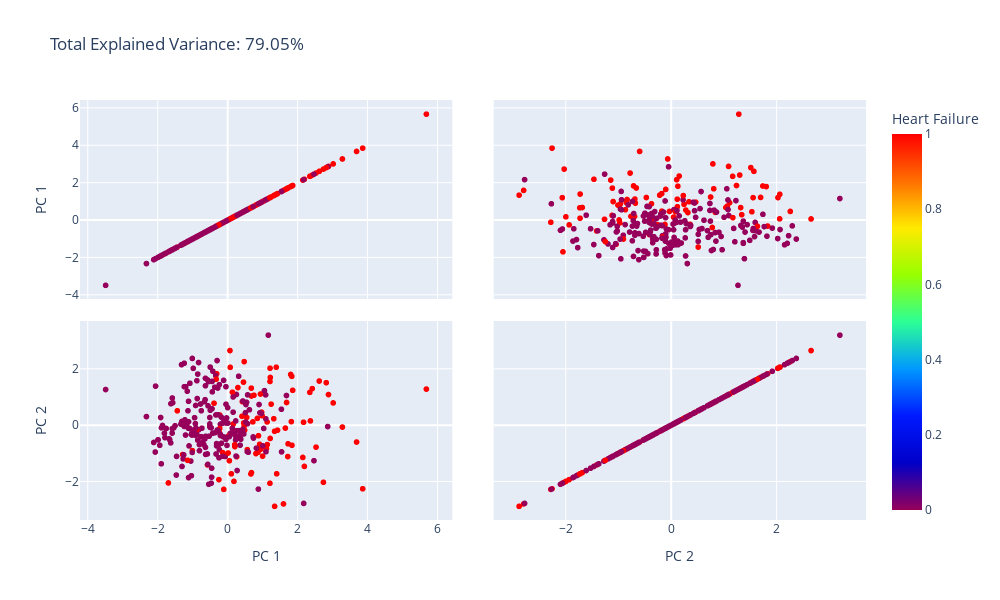

Notebook source saved alongside this figure:
### Markdown cell above
## How PCA is done!

$$ max||Xu||^{2} \hspace{0.25cm} s.t. \hspace{0.25cm} u^{T}u = 1 $$

$$ \mathcal{L} (u, \lambda) = ||Xu||^{2} - \lambda(u^{T}u - 1)$$

$$ \frac{d}{du} = 2X^{T}X - 2\lambda u $$

$$ 2X^{T}X - 2\lambda u = 0 $$

$$ 2X^{T}X = 2\lambda u $$

$$ X^{T}X = \lambda u $$ 

## Your Favorites: Eigenvalues and Eigenvectors

### Code cell
scaler = StandardScaler()
x_scaled = scaler.fit_transform(x)

n_components = 5
pca = PCA(n_components = n_components)
components = pca.fit_transform(x_scaled)

total_var = pca.explained_variance_ratio_.sum() * 100

labels = {str(i): f"PC {i+1}" for i in range(2)}
labels['color'] = 'Heart Failure'

fig = px.scatter_matrix(
    components[:, [0,1]],
    color=y,
    dimensions=range(2),
    labels=labels,
    title=f'Total Explained Variance: {total_var:.2f}%',
    width=1000, height=600,
    color_continuous_scale=px.colors.sequential.Rainbow
)
fig.update_traces(diagonal_visible=True)
fig.show()

### Figure 1 — Plotly figure (JSON) as saved in the notebook; plotly's stock layout.template omitted (floating-point values rounded to 4 significant figures; data arrays with more than 128 entries replaced by an {"elided": "..."} marker saying what was removed)
{"data": [{"diagonal": {"visible": true}, "dimensions": [{"axis": {"matches": true}, "label": "PC 1", "values": {"elided": "299 float values"}}, {"axis": {"matches": true}, "label": "PC 2", "values": {"elided": "299 float values"}}], "hovertemplate": "%{xaxis.title.text}=%{x}<br>%{yaxis.title.text}=%{y}<br>Heart Failure=%{marker.color}<extra></extra>", "legendgroup": "", "marker": {"color": {"elided": "299 int values"}, "coloraxis": "coloraxis", "symbol": "circle"}, "name": "", "showlegend": false, "type": "splom"}], "layout": {"coloraxis": {"colorbar": {"title": {"text": "Heart Failure"}}, "colorscale": [[0, "rgb(150,0,90)"], [0.125, "rgb(0,0,200)"], [0.25, "rgb(0,25,255)"], [0.375, "rgb(0,152,255)"], [0.5, "rgb(44,255,150)"], [0.625, "rgb(151,255,0)"], [0.75, "rgb(255,234,0)"], [0.875, "rgb(255,111,0)"], [1, "rgb(255,0,0)"]]}, "dragmode": "select", "height": 600, "legend": {"tracegroupgap": 0}, "title": {"text": "Total Explained Variance: 79.05%"}, "width": 1000, "xaxis": {"autorange": true, "range": [-4.222, 6.423], "type": "linear"}, "xaxis2": {"autorange": true, "range": [-3.368, 3.696], "type": "linear"}, "yaxis": {"autorange": true, "range": [-4.222, 6.423], "type": "linear"}, "yaxis2": {"autorange": true, "range": [-3.368, 3.696], "type": "linear"}}}
